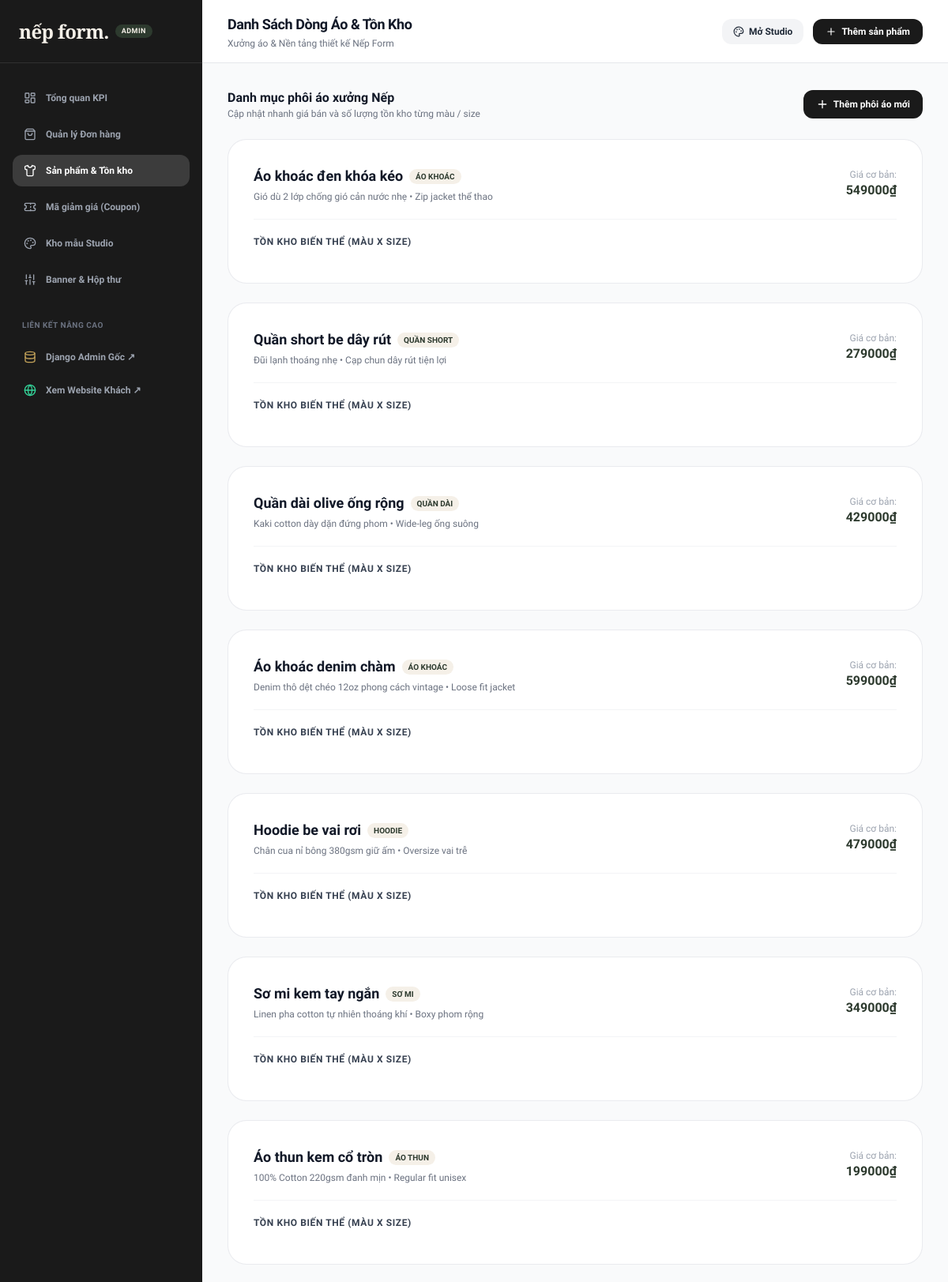
Page /quan-tri/san-pham/ (signed in, upper part) on the committed database.
### apps/products/models.py (models this page shows, shortened)
class Product(TimeStampedModel):
    product_type = models.ForeignKey(ProductType, on_delete=models.CASCADE, related_name="products", verbose_name="Loại sản phẩm")
    name = models.CharField(max_length=200, verbose_name="Tên sản phẩm")
    slug = models.SlugField(max_length=220, unique=True, blank=True)
    base_price = models.DecimalField(max_digits=12, decimal_places=0, verbose_name="Giá cơ bản (VNĐ)")
    fabric_info = models.CharField(max_length=200, default="Cotton 100% (định lượng 240gsm)", verbose_name="Chất liệu vải")
    fit_type = models.CharField(max_length=100, default="Phối unisex", verbose_name="Phom dáng")
    description = models.TextField(blank=True, verbose_name="Mô tả sản phẩm")
    badge = models.CharField(max_length=50, blank=True, verbose_name="Huy hiệu (VD: Mới)")
    color_hex = models.CharField(max_length=20, blank=True, default="#F5F0E8", verbose_name="Mã màu đại diện")
    thumbnail_url = models.CharField(max_length=500, blank=True, verbose_name="Ảnh đại diện trực tiếp")
    is_featured = models.BooleanField(default=False, verbose_name="Nổi bật trang chủ")
    is_active = models.BooleanField(default=True, verbose_name="Đang bán")
    class Meta:
        verbose_name = "Sản phẩm"
        verbose_name_plural = "Danh mục sản phẩm"

class ProductType(TimeStampedModel):
    name = models.CharField(max_length=100, verbose_name="Loại sản phẩm")
    slug = models.SlugField(max_length=120, unique=True, blank=True)
    description = models.TextField(blank=True, verbose_name="Mô tả")
    display_order = models.PositiveIntegerField(default=0, verbose_name="Thứ tự hiển thị")
    is_active = models.BooleanField(default=True, verbose_name="Kích hoạt")
    class Meta:
        verbose_name = "Loại sản phẩm"
        verbose_name_plural = "Các loại sản phẩm"
        ordering = ['display_order', 'name']

### apps/admin_panel/views.py (the view)
# urls.py: path('san-pham/', views.product_list_view, name='products'),
@staff_required
def product_list_view(request):
    products = Product.objects.select_related('product_type').prefetch_related('variants__color', 'variants__size').all().order_by('-created_at')
    return render(request, 'admin_panel/products.html', {
        'products': products,
        'active_menu': 'products',
    })

### apps/admin_panel/views.py (called while the page is built)
def staff_required(view_func):
    decorated_view_func = user_passes_test(
        lambda u: u.is_authenticated and u.is_staff,
        login_url='/tai-khoan/dang-nhap/'
    )(view_func)
    return decorated_view_func

### apps/core/context_processors.py (called while the page is built)
def global_context(request):
    cart_count = 0
    if hasattr(request, 'session'):
        from cart.models import Cart
        cart = None
        if request.user.is_authenticated:
            cart = Cart.objects.filter(user=request.user).first()
        elif request.session.session_key:
            cart = Cart.objects.filter(session_key=request.session.session_key).first()
        if cart:
            cart_count = cart.items.count()
    return {
        'SITE_NAME': 'Nếp Form',
        'SITE_TAGLINE': 'Xưởng áo của bạn',
        'CART_ITEMS_COUNT': cart_count,
    }

### templates/admin_panel/products.html (shortened to what this page needs)
{% extends 'admin_panel/base_admin.html' %}
{% block header_title %}Danh Sách Dòng Áo & Tồn Kho{% endblock %}
{% block content %}
<div class="space-y-6 max-w-7xl" x-data="productManager()">
  <div class="flex justify-between items-center">
    <div>
      <h2 class="text-base font-bold text-gray-900">Danh mục phôi áo xưởng Nếp</h2>
      <p class="text-xs text-gray-500">Cập nhật nhanh giá bán và số lượng tồn kho từng màu / size</p>
    </div>
    <a href="{% url 'admin_panel:product_create' %}" class="inline-flex items-center gap-1.5 bg-nep-dark hover:bg-gray-800 text-white px-4 py-2.5 rounded-xl text-xs font-semibold shadow-xs transition">
      <i data-lucide="plus" class="w-4 h-4"></i>
      <span>Thêm phôi áo mới</span>
    </a>
  </div>
  <div class="space-y-6">
    {% for p in products %}
      <div class="bg-white rounded-3xl p-6 sm:p-8 border border-gray-200/80 shadow-xs">
        <div class="flex flex-col sm:flex-row justify-between sm:items-center pb-5 border-b border-gray-100 gap-4">
          <div>
            <div class="flex items-center gap-2">
              <h3 class="text-lg font-bold text-gray-900">{{ p.name }}</h3>
              <span class="text-[10px] bg-nep-cream text-nep-green px-2 py-0.5 rounded-full font-bold uppercase">{{ p.product_type.name }}</span>
            </div>
            <p class="text-xs text-gray-500 mt-1">{{ p.fabric_info }} • {{ p.fit_type }}</p>
          </div>
          <div class="text-right">
            <span class="text-xs text-gray-400 block">Giá cơ bản:</span>
            <span class="text-base font-bold text-nep-green">{{ p.base_price|floatformat:0 }}₫</span>
          </div>
        </div>
        <div class="pt-5">
          <span class="text-xs font-bold text-gray-700 uppercase tracking-wider block mb-3">Tồn kho biến thể (Màu x Size)</span>
        </div>
      </div>
    {% endfor %}
  </div>
</div>
{% endblock %}

### templates/admin_panel/base_admin.html (style rules this page uses)
body { font-family: 'Plus Jakarta Sans', sans-serif; }

### rows in the picture
Product: name "Áo khoác đen khóa kéo", product_type.name "ÁO KHOÁC", fabric_info "Gió dù 2 lớp chống gió cản nước nhẹ", fit_type "Zip jacket thể thao", base_price "549000"
Product: name "Quần short be dây rút", product_type.name "QUẦN SHORT", fabric_info "Đũi lạnh thoáng nhẹ", fit_type "Cạp chun dây rút tiện lợi", base_price "279000"
Product: name "Quần dài olive ống rộng", product_type.name "QUẦN DÀI", fabric_info "Kaki cotton dày dặn đứng phom", fit_type "Wide-leg ống suông", base_price "429000"
Product: name "Áo khoác denim chàm", product_type.name "ÁO KHOÁC", fabric_info "Denim thô dệt chéo 12oz phong cách vintage", fit_type "Loose fit jacket", base_price "599000"
Product: name "Hoodie be vai rơi", product_type.name "HOODIE", fabric_info "Chân cua nỉ bông 380gsm giữ ấm", fit_type "Oversize vai trễ", base_price "479000"
Product: name "Sơ mi kem tay ngắn", product_type.name "SƠ MI", fabric_info "Linen pha cotton tự nhiên thoáng khí", fit_type "Boxy phom rộng", base_price "349000"
Product: name "Áo thun kem cổ tròn", product_type.name "ÁO THUN", fabric_info "100% Cotton 220gsm đanh mịn", fit_type "Regular fit unisex", base_price "199000"
